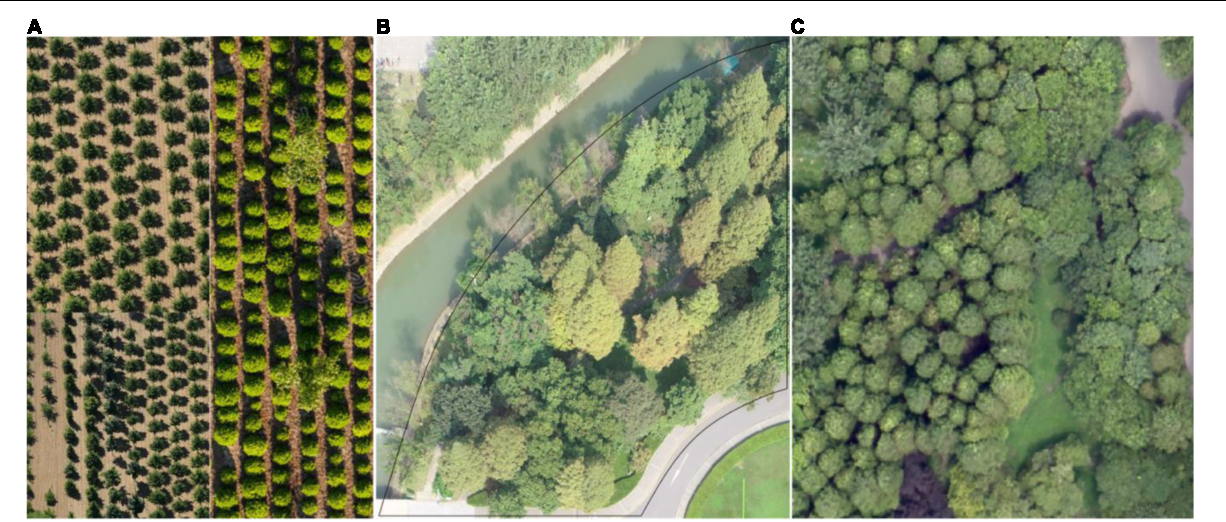
#> input picture uploads/test_forest.png, 1226 x 522 px
$ python -i geospatial.py   (imports and definitions only)
#> lines starting #> are read from the running program, lines starting #| are printed output that depends on the picture; after the words box and inside, x2 and y2 are one past the last pixel; in counts of white or black regions, pixels touching at a corner belong together
"""
Geospatial utilities for image processing and GeoJSON generation.
This module adapts techniques from the geoai library for better polygon generation
with simplified dependencies.
"""

import os
import logging
import uuid
import numpy as np
import cv2
from PIL import Image, TiffTags, TiffImagePlugin
import json
import re
from shapely.geometry import Polygon, MultiPolygon, mapping
from shapely import ops

def extract_contours(image_path, min_area=50, epsilon_factor=0.002):
    """
    Extract contours from an image and convert them to polygons.
    Uses OpenCV's contour detection with douglas-peucker simplification.

    Args:
        image_path (str): Path to the processed image
        min_area (int): Minimum contour area to keep
        epsilon_factor (float): Simplification factor for douglas-peucker algorithm

    Returns:
        list: List of polygon objects
    """
#> called with image_path = '../uploads/test_forest.png', min_area = 50, epsilon_factor = 0.002
    try:
        # Read the image
        img = cv2.imread(image_path, cv2.IMREAD_GRAYSCALE)
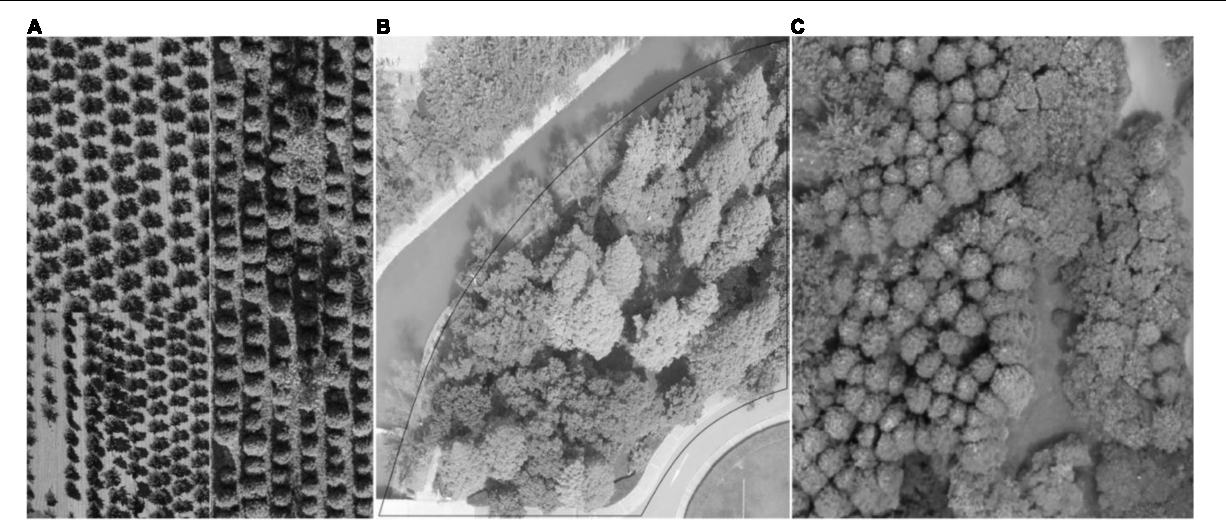
#> img: shape (522, 1226); min 0, max 255, mean 133.3
        if img is None:
            # Try using PIL if OpenCV fails
            pil_img = Image.open(image_path).convert('L')
            img = np.array(pil_img)

        # Apply threshold if needed
        _, thresh = cv2.threshold(img, 127, 255, cv2.THRESH_BINARY)
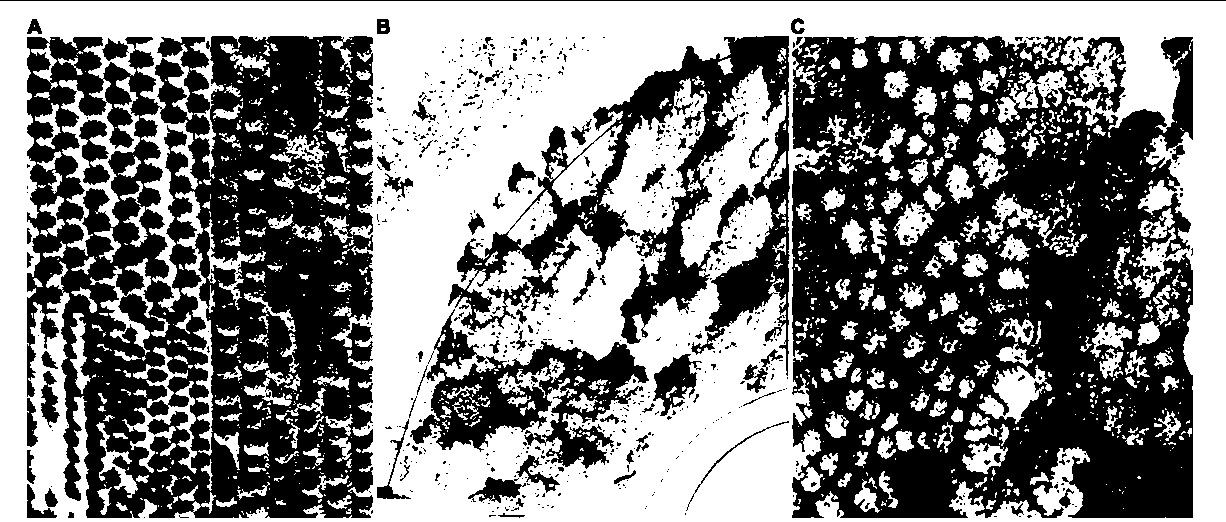
#> thresh: shape (522, 1226); 50.6% white; 1004 black regions (900 under 20 px), largest, box (x1, y1, x2, y2) and area: (792, 36, 1193, 518) 138571, (27, 36, 373, 518) 116031, (448, 36, 790, 376) 29886

        # Find contours
        contours, _ = cv2.findContours(thresh, cv2.RETR_EXTERNAL, cv2.CHAIN_APPROX_SIMPLE)
#> contours = [[[0, 1], [0, 521], [1225, 521], [1225, 1]]]

        polygons = []
        for contour in contours:
            # Filter small contours
            area = cv2.contourArea(contour)
            if area < min_area:
                continue

            # Apply Douglas-Peucker algorithm to simplify contours
            epsilon = epsilon_factor * cv2.arcLength(contour, True)
            approx = cv2.approxPolyDP(contour, epsilon, True)

            # Convert to polygon
            if len(approx) >= 3:  # At least 3 points needed for a polygon
                polygon_points = []
                for point in approx:
                    x, y = point[0]
                    polygon_points.append((float(x), float(y)))

                # Create a valid polygon (close it if needed)
                if polygon_points[0] != polygon_points[-1]:
                    polygon_points.append(polygon_points[0])

                # Create shapely polygon
                polygon = Polygon(polygon_points)
                if polygon.is_valid:
                    polygons.append(polygon)
#> this loop made 1 pass
#> (area, epsilon, approx) on pass 1: (637000, 6.98, [[0, 1], [0, 521], [1225, 521], [1225, 1]])
#> after the loop, polygons = 1 item

        return polygons

    except Exception as e:
        logging.error(f"Error extracting contours: {str(e)}")
        return []

# [425 lines left out: functions simplify_polygons, regularize_polygons, merge_nearby_polygons, extract_geo_coordinates_from_image, convert_to_geojson_with_transform, process_image_to_geojson, not called in this run]

>>> result = extract_contours('../uploads/test_forest.png')
#> result = 1 item
